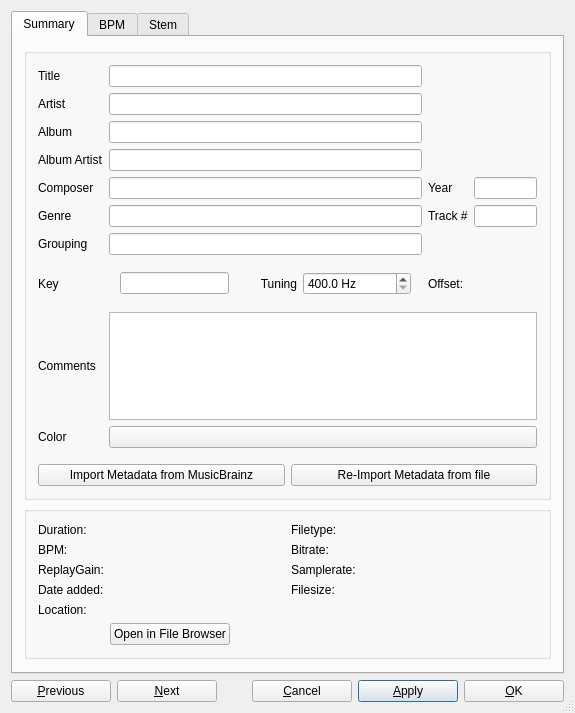
<?xml version="1.0" encoding="UTF-8"?>
<ui version="4.0">
 <class>DlgTrackInfo</class>
 <widget class="QDialog" name="DlgTrackInfo">
  <property name="geometry">
   <rect>
    <x>0</x>
    <y>0</y>
    <width>575</width>
    <height>713</height>
   </rect>
  </property>
  <property name="sizePolicy">
   <sizepolicy hsizetype="Preferred" vsizetype="Preferred">
    <horstretch>0</horstretch>
    <verstretch>0</verstretch>
   </sizepolicy>
  </property>
  <property name="windowTitle">
   <string>Track Editor</string>
  </property>
  <property name="toolTip">
   <string/>
  </property>
  <property name="sizeGripEnabled">
   <bool>true</bool>
  </property>
  <layout class="QVBoxLayout" name="verticalLayout_2">
   <item>
    <widget class="QTabWidget" name="tabWidget">
     <property name="sizePolicy">
      <sizepolicy hsizetype="Preferred" vsizetype="Preferred">
       <horstretch>0</horstretch>
       <verstretch>0</verstretch>
      </sizepolicy>
     </property>
     <property name="minimumSize">
      <size>
       <width>0</width>
       <height>0</height>
      </size>
     </property>
     <property name="currentIndex">
      <number>0</number>
     </property>
     <widget class="QWidget" name="tabSummary">
      <attribute name="title">
       <string>Summary</string>
      </attribute>
      <layout class="QVBoxLayout" name="summary_layout" stretch="1,0,0">
       <item>
        <widget class="QGroupBox" name="metadata_groupBox">
         <layout class="QGridLayout" name="tags_layout" columnstretch="0,10,0,2">
          <item row="0" column="0">
           <widget class="QLabel" name="lblTitle">
            <property name="sizePolicy">
             <sizepolicy hsizetype="Preferred" vsizetype="Preferred">
              <horstretch>0</horstretch>
              <verstretch>0</verstretch>
             </sizepolicy>
            </property>
            <property name="font">
             <font>
              <italic>false</italic>
             </font>
            </property>
            <property name="text">
             <string>Title</string>
            </property>
            <property name="alignment">
             <set>Qt::AlignmentFlag::AlignLeading|Qt::AlignmentFlag::AlignLeft|Qt::AlignmentFlag::AlignVCenter</set>
            </property>
           </widget>
          </item>
          <item row="0" column="1">
           <widget class="QLineEdit" name="txtTitle">
            <property name="sizePolicy">
             <sizepolicy hsizetype="Expanding" vsizetype="Fixed">
              <horstretch>0</horstretch>
              <verstretch>0</verstretch>
             </sizepolicy>
            </property>
            <property name="minimumSize">
             <size>
              <width>0</width>
              <height>0</height>
             </size>
            </property>
           </widget>
          </item>
          <item row="0" column="2" rowspan="3" colspan="2">
           <widget class="QWidget" name="coverWidget" native="true">
            <property name="sizePolicy">
             <sizepolicy hsizetype="Preferred" vsizetype="Preferred">
              <horstretch>0</horstretch>
              <verstretch>0</verstretch>
             </sizepolicy>
            </property>
            <layout class="QHBoxLayout" name="coverLayout">
             <property name="spacing">
              <number>0</number>
             </property>
             <property name="margin">
              <number>0</number>
             </property>
             <property name="sizeConstraint">
              <enum>QLayout::SizeConstraint::SetDefaultConstraint</enum>
             </property>
             <property name="alignment">
              <set>Qt::AlignRight|Qt::AlignVCenter</set>
             </property>
            </layout>
           </widget>
          </item>
          <item row="1" column="0">
           <widget class="QLabel" name="lblArtist">
            <property name="sizePolicy">
             <sizepolicy hsizetype="Preferred" vsizetype="Preferred">
              <horstretch>0</horstretch>
              <verstretch>0</verstretch>
             </sizepolicy>
            </property>
            <property name="text">
             <string>Artist</string>
            </property>
            <property name="alignment">
             <set>Qt::AlignmentFlag::AlignLeading|Qt::AlignmentFlag::AlignLeft|Qt::AlignmentFlag::AlignVCenter</set>
            </property>
           </widget>
          </item>
          <item row="1" column="1">
           <widget class="QLineEdit" name="txtArtist">
            <property name="sizePolicy">
             <sizepolicy hsizetype="Expanding" vsizetype="Fixed">
              <horstretch>0</horstretch>
              <verstretch>0</verstretch>
             </sizepolicy>
            </property>
            <property name="minimumSize">
             <size>
              <width>0</width>
              <height>0</height>
             </size>
            </property>
           </widget>
          </item>
          <item row="2" column="0">
           <widget class="QLabel" name="lblAlbum">
            <property name="sizePolicy">
             <sizepolicy hsizetype="Preferred" vsizetype="Preferred">
              <horstretch>0</horstretch>
              <verstretch>0</verstretch>
             </sizepolicy>
            </property>
            <property name="text">
             <string>Album</string>
            </property>
            <property name="alignment">
             <set>Qt::AlignmentFlag::AlignLeading|Qt::AlignmentFlag::AlignLeft|Qt::AlignmentFlag::AlignVCenter</set>
            </property>
           </widget>
          </item>
          <item row="2" column="1">
           <widget class="QLineEdit" name="txtAlbum">
            <property name="sizePolicy">
             <sizepolicy hsizetype="Expanding" vsizetype="Fixed">
              <horstretch>0</horstretch>
              <verstretch>0</verstretch>
             </sizepolicy>
            </property>
            <property name="minimumSize">
             <size>
              <width>0</width>
              <height>0</height>
             </size>
            </property>
           </widget>
          </item>
          <item row="3" column="0">
           <widget class="QLabel" name="lblAlbumArtist">
            <property name="sizePolicy">
             <sizepolicy hsizetype="Preferred" vsizetype="Preferred">
              <horstretch>0</horstretch>
              <verstretch>0</verstretch>
             </sizepolicy>
            </property>
            <property name="text">
             <string>Album Artist</string>
            </property>
            <property name="alignment">
             <set>Qt::AlignmentFlag::AlignLeading|Qt::AlignmentFlag::AlignLeft|Qt::AlignmentFlag::AlignVCenter</set>
            </property>
           </widget>
          </item>
          <item row="3" column="1">
           <widget class="QLineEdit" name="txtAlbumArtist">
            <property name="sizePolicy">
             <sizepolicy hsizetype="Expanding" vsizetype="Fixed">
              <horstretch>0</horstretch>
              <verstretch>0</verstretch>
             </sizepolicy>
            </property>
            <property name="minimumSize">
             <size>
              <width>0</width>
              <height>0</height>
             </size>
            </property>
           </widget>
          </item>
          <item row="3" column="2" colspan="2">
           <widget class="QWidget" name="verticalWidgetStars" native="true">
            <property name="sizePolicy">
             <sizepolicy hsizetype="Preferred" vsizetype="Preferred">
              <horstretch>0</horstretch>
              <verstretch>0</verstretch>
             </sizepolicy>
            </property>
            <layout class="QHBoxLayout" name="starsLayout">
             <property name="spacing">
              <number>0</number>
             </property>
             <property name="sizeConstraint">
              <enum>QLayout::SizeConstraint::SetDefaultConstraint</enum>
             </property>
            </layout>
           </widget>
          </item>
          <item row="4" column="0">
           <widget class="QLabel" name="lblComposer">
            <property name="text">
             <string>Composer</string>
            </property>
            <property name="alignment">
             <set>Qt::AlignmentFlag::AlignLeading|Qt::AlignmentFlag::AlignLeft|Qt::AlignmentFlag::AlignVCenter</set>
            </property>
           </widget>
          </item>
          <item row="4" column="1">
           <widget class="QLineEdit" name="txtComposer">
            <property name="sizePolicy">
             <sizepolicy hsizetype="Expanding" vsizetype="Fixed">
              <horstretch>0</horstretch>
              <verstretch>0</verstretch>
             </sizepolicy>
            </property>
            <property name="minimumSize">
             <size>
              <width>0</width>
              <height>0</height>
             </size>
            </property>
           </widget>
          </item>
          <item row="4" column="2">
           <widget class="QLabel" name="lblYear">
            <property name="text">
             <string>Year</string>
            </property>
            <property name="alignment">
             <set>Qt::AlignmentFlag::AlignLeading|Qt::AlignmentFlag::AlignLeft|Qt::AlignmentFlag::AlignVCenter</set>
            </property>
           </widget>
          </item>
          <item row="4" column="3">
           <widget class="QLineEdit" name="txtYear">
            <property name="sizePolicy">
             <sizepolicy hsizetype="Expanding" vsizetype="Fixed">
              <horstretch>0</horstretch>
              <verstretch>0</verstretch>
             </sizepolicy>
            </property>
           </widget>
          </item>
          <item row="5" column="0">
           <widget class="QLabel" name="lblGenre">
            <property name="text">
             <string>Genre</string>
            </property>
            <property name="alignment">
             <set>Qt::AlignmentFlag::AlignLeading|Qt::AlignmentFlag::AlignLeft|Qt::AlignmentFlag::AlignVCenter</set>
            </property>
           </widget>
          </item>
          <item row="5" column="1">
           <widget class="QLineEdit" name="txtGenre">
            <property name="sizePolicy">
             <sizepolicy hsizetype="Expanding" vsizetype="Fixed">
              <horstretch>0</horstretch>
              <verstretch>0</verstretch>
             </sizepolicy>
            </property>
            <property name="minimumSize">
             <size>
              <width>0</width>
              <height>0</height>
             </size>
            </property>
           </widget>
          </item>
          <item row="5" column="2">
           <widget class="QLabel" name="lblTrackNumber">
            <property name="text">
             <string>Track #</string>
            </property>
            <property name="alignment">
             <set>Qt::AlignmentFlag::AlignLeading|Qt::AlignmentFlag::AlignLeft|Qt::AlignmentFlag::AlignVCenter</set>
            </property>
           </widget>
          </item>
          <item row="5" column="3">
           <widget class="QLineEdit" name="txtTrackNumber">
            <property name="sizePolicy">
             <sizepolicy hsizetype="Expanding" vsizetype="Fixed">
              <horstretch>0</horstretch>
              <verstretch>0</verstretch>
             </sizepolicy>
            </property>
            <property name="minimumSize">
             <size>
              <width>0</width>
              <height>0</height>
             </size>
            </property>
           </widget>
          </item>
          <item row="6" column="0">
           <widget class="QLabel" name="lblGrouping">
            <property name="text">
             <string>Grouping</string>
            </property>
            <property name="alignment">
             <set>Qt::AlignmentFlag::AlignLeading|Qt::AlignmentFlag::AlignLeft|Qt::AlignmentFlag::AlignVCenter</set>
            </property>
           </widget>
          </item>
          <item row="6" column="1">
           <widget class="QLineEdit" name="txtGrouping">
            <property name="sizePolicy">
             <sizepolicy hsizetype="Expanding" vsizetype="Fixed">
              <horstretch>0</horstretch>
              <verstretch>0</verstretch>
             </sizepolicy>
            </property>
            <property name="minimumSize">
             <size>
              <width>0</width>
              <height>0</height>
             </size>
            </property>
           </widget>
          </item>

          <item row="7" column="0">
           <widget class="QLabel" name="lblKey">
            <property name="text">
             <string>Key</string>
            </property>
            <property name="alignment">
             <set>Qt::AlignmentFlag::AlignLeading|Qt::AlignmentFlag::AlignLeft|Qt::AlignmentFlag::AlignVCenter</set>
            </property>
           </widget>
          </item>
          <item row="7" column="1">
           <widget class="QWidget">
            <layout class="QHBoxLayout" name="key_layout">

             <item>
              <widget class="QLineEdit" name="txtKey">
               <property name="sizePolicy">
                <sizepolicy hsizetype="Preferred" vsizetype="Fixed">
                 <horstretch>1</horstretch>
                 <verstretch>0</verstretch>
                </sizepolicy>
               </property>
              </widget>
             </item>
             <item>
              <spacer name="keyTuningSpacerItem">
               <property name="orientation">
                <enum>Qt::Horizontal</enum>
               </property>
               <property name="sizeType">
                <enum>QSizePolicy::Fixed</enum>
               </property>
               <property name="sizeHint" stdset="0">
                <size>
                 <width>25</width>
                 <height>0</height>
                </size>
               </property>
              </spacer>
             </item>
             <item>
              <widget class="QLabel" name="lblTuning">
               <property name="text">
                <string>Tuning</string>
               </property>
               <property name="alignment">
                <set>Qt::AlignRight|Qt::AlignVCenter</set>
               </property>
              </widget>
             </item>

             <item>
              <widget class="QDoubleSpinBox" name="spinTuning">
               <property name="sizePolicy">
                <sizepolicy hsizetype="Preferred" vsizetype="Fixed">
                 <horstretch>1</horstretch>
                 <verstretch>0</verstretch>
                </sizepolicy>
               </property>
               <property name="toolTip">
                <string>A4 tuning frequency in Hz. Standard tuning is 440 Hz.</string>
               </property>
               <property name="suffix">
                <string> Hz</string>
               </property>
               <property name="decimals">
                <number>1</number>
               </property>
               <property name="minimum">
                <double>400.000000000000000</double>
               </property>
               <property name="maximum">
                <double>480.000000000000000</double>
               </property>
               <property name="singleStep">
                <double>0.100000000000000</double>
               </property>
               <property name="value">
                <double>400.000000000000000</double>
               </property>
               <property name="specialValueText">
                <string/>
               </property>
              </widget>
             </item>

            </layout>
           </widget>
          </item>

          <item row="7" column="2">
           <widget class="QLabel" name="lblTuningCents">
            <property name="text">
             <string>Offset:</string>
            </property>
            <property name="alignment">
             <set>Qt::AlignLeading|Qt::AlignLeft|Qt::AlignVCenter</set>
            </property>
           </widget>
          </item>
          <item row="7" column="3">
           <widget class="QLabel" name="txtTuningCents">
            <property name="font">
             <font>
              <weight>75</weight>
              <bold>true</bold>
             </font>
            </property>
            <property name="text">
             <string/>
            </property>
            <property name="toolTip">
             <string>Offset from A440 standard tuning in cents.</string>
            </property>
           </widget>
          </item>


          <item row="8" column="0">
           <widget class="QLabel" name="lblTrackComment">
            <property name="text">
             <string>Comments</string>
            </property>
            <property name="alignment">
             <set>Qt::AlignmentFlag::AlignLeading|Qt::AlignmentFlag::AlignLeft|Qt::AlignmentFlag::AlignVCenter</set>
            </property>
           </widget>
          </item>
          <item row="8" column="1" colspan="3">
           <widget class="QPlainTextEdit" name="txtComment">
            <property name="tabChangesFocus">
             <bool>true</bool>
            </property>
           </widget>
          </item>

          <item row="9" column="0">
           <widget class="QLabel" name="lblTrackColor">
            <property name="text">
             <string>Color</string>
            </property>
            <property name="alignment">
             <set>Qt::AlignmentFlag::AlignLeading|Qt::AlignmentFlag::AlignLeft|Qt::AlignmentFlag::AlignVCenter</set>
            </property>
           </widget>
          </item>
          <item row="9" column="1" colspan="3">
           <widget class="QPushButton" name="btnColorPicker">
            <property name="sizePolicy">
             <sizepolicy hsizetype="MinimumExpanding" vsizetype="Fixed">
              <horstretch>0</horstretch>
              <verstretch>0</verstretch>
             </sizepolicy>
            </property>
           </widget>
          </item>

          <item row="10" column="0">
           <spacer name="horizontalSpacer_5">
            <property name="orientation">
             <enum>Qt::Orientation::Horizontal</enum>
            </property>
            <property name="sizeHint" stdset="0">
             <size>
              <width>40</width>
              <height>10</height>
             </size>
            </property>
           </spacer>
          </item>

          <item row="11" column="0" colspan="4">
           <layout class="QHBoxLayout" name="metadata_buttons_layout">
            <item>
             <widget class="QPushButton" name="btnImportMetadataFromMusicBrainz">
              <property name="text">
               <string>Import Metadata from MusicBrainz</string>
              </property>
             </widget>
            </item>
            <item>
             <widget class="QPushButton" name="btnImportMetadataFromFile">
              <property name="text">
               <string>Re-Import Metadata from file</string>
              </property>
             </widget>
            </item>
           </layout>
          </item>
         </layout>
        </widget>
       </item>
       <item>
        <widget class="QGroupBox" name="properties_groupBox">
         <property name="sizePolicy">
          <sizepolicy hsizetype="Preferred" vsizetype="Minimum">
           <horstretch>0</horstretch>
           <verstretch>0</verstretch>
          </sizepolicy>
         </property>
         <layout class="QGridLayout" name="properties_layout" rowstretch="0,0,0,0,0,0" columnstretch="0,1,0,1">
          <item row="0" column="0">
           <widget class="QLabel" name="lblDuration">
            <property name="text">
             <string>Duration:</string>
            </property>
           </widget>
          </item>
          <item row="0" column="1">
           <widget class="QLabel" name="txtDuration">
            <property name="font">
             <font>
              <bold>true</bold>
             </font>
            </property>
            <property name="text">
             <string/>
            </property>
            <property name="textInteractionFlags">
             <set>Qt::TextInteractionFlag::LinksAccessibleByMouse|Qt::TextInteractionFlag::TextSelectableByKeyboard|Qt::TextInteractionFlag::TextSelectableByMouse</set>
            </property>
           </widget>
          </item>
          <item row="0" column="2">
           <widget class="QLabel" name="lblType">
            <property name="text">
             <string>Filetype:</string>
            </property>
           </widget>
          </item>
          <item row="0" column="3">
           <widget class="QLabel" name="txtType">
            <property name="font">
             <font>
              <bold>true</bold>
             </font>
            </property>
            <property name="text">
             <string/>
            </property>
            <property name="textInteractionFlags">
             <set>Qt::TextInteractionFlag::LinksAccessibleByMouse|Qt::TextInteractionFlag::TextSelectableByKeyboard|Qt::TextInteractionFlag::TextSelectableByMouse</set>
            </property>
           </widget>
          </item>
          <item row="1" column="0">
           <widget class="QLabel" name="lblBpm">
            <property name="text">
             <string>BPM:</string>
            </property>
           </widget>
          </item>
          <item row="1" column="1">
           <widget class="QLabel" name="txtBpm">
            <property name="font">
             <font>
              <bold>true</bold>
             </font>
            </property>
            <property name="text">
             <string/>
            </property>
            <property name="textInteractionFlags">
             <set>Qt::TextInteractionFlag::LinksAccessibleByMouse|Qt::TextInteractionFlag::TextSelectableByKeyboard|Qt::TextInteractionFlag::TextSelectableByMouse</set>
            </property>
           </widget>
          </item>
          <item row="1" column="2">
           <widget class="QLabel" name="lblBitrate">
            <property name="text">
             <string>Bitrate:</string>
            </property>
           </widget>
          </item>
          <item row="1" column="3">
           <widget class="QLabel" name="txtBitrate">
            <property name="font">
             <font>
              <bold>true</bold>
             </font>
            </property>
            <property name="text">
             <string/>
            </property>
            <property name="textInteractionFlags">
             <set>Qt::TextInteractionFlag::LinksAccessibleByMouse|Qt::TextInteractionFlag::TextSelectableByKeyboard|Qt::TextInteractionFlag::TextSelectableByMouse</set>
            </property>
           </widget>
          </item>
          <item row="2" column="0">
           <widget class="QLabel" name="lblReplayGain">
            <property name="text">
             <string>ReplayGain:</string>
            </property>
           </widget>
          </item>
          <item row="2" column="1">
           <widget class="QLabel" name="txtReplayGain">
            <property name="font">
             <font>
              <bold>true</bold>
             </font>
            </property>
            <property name="text">
             <string/>
            </property>
            <property name="textInteractionFlags">
             <set>Qt::TextInteractionFlag::LinksAccessibleByMouse|Qt::TextInteractionFlag::TextSelectableByKeyboard|Qt::TextInteractionFlag::TextSelectableByMouse</set>
            </property>
           </widget>
          </item>
          <item row="2" column="2">
           <widget class="QLabel" name="lblSamplerate">
            <property name="text">
             <string>Samplerate:</string>
            </property>
           </widget>
          </item>
          <item row="2" column="3">
           <widget class="QLabel" name="txtSamplerate">
            <property name="font">
             <font>
              <bold>true</bold>
             </font>
            </property>
            <property name="text">
             <string/>
            </property>
            <property name="textInteractionFlags">
             <set>Qt::LinksAccessibleByMouse|Qt::TextSelectableByKeyboard|Qt::TextSelectableByMouse</set>
            </property>
           </widget>
          </item>
          <item row="3" column="0">
           <widget class="QLabel" name="lblDateAdded">
            <property name="text">
             <string>Date added:</string>
            </property>
           </widget>
          </item>
          <item row="3" column="1">
           <widget class="QLabel" name="txtDateAdded">
            <property name="font">
             <font>
              <bold>true</bold>
             </font>
            </property>
            <property name="text">
             <string/>
            </property>
            <property name="textInteractionFlags">
             <set>Qt::TextInteractionFlag::LinksAccessibleByMouse|Qt::TextInteractionFlag::TextSelectableByKeyboard|Qt::TextInteractionFlag::TextSelectableByMouse</set>
            </property>
           </widget>
          </item>
          <item row="3" column="2">
           <widget class="QLabel" name="lblFileSize">
            <property name="text">
             <string>Filesize:</string>
            </property>
           </widget>
          </item>
          <item row="3" column="3">
           <widget class="QLabel" name="txtFileSize">
            <property name="font">
             <font>
              <bold>true</bold>
             </font>
            </property>
            <property name="text">
             <string/>
            </property>
            <property name="textInteractionFlags">
             <set>Qt::TextInteractionFlag::LinksAccessibleByMouse|Qt::TextInteractionFlag::TextSelectableByKeyboard|Qt::TextInteractionFlag::TextSelectableByMouse</set>
            </property>
           </widget>
          </item>
          <item row="4" column="0">
           <widget class="QLabel" name="lblLocation">
            <property name="text">
             <string>Location:</string>
            </property>
            <property name="alignment">
             <set>Qt::AlignmentFlag::AlignLeading|Qt::AlignmentFlag::AlignLeft|Qt::AlignmentFlag::AlignTop</set>
            </property>
           </widget>
          </item>
          <item row="4" column="1" colspan="3">
           <widget class="QLabel" name="txtLocation">
            <property name="text">
             <string/>
            </property>
            <property name="wordWrap">
             <bool>true</bool>
            </property>
            <property name="textInteractionFlags">
             <set>Qt::TextInteractionFlag::LinksAccessibleByMouse|Qt::TextInteractionFlag::TextSelectableByKeyboard|Qt::TextInteractionFlag::TextSelectableByMouse</set>
            </property>
           </widget>
          </item>
          <item row="5" column="1" colspan="3">
           <layout class="QHBoxLayout" name="openFileBrowser_layout">
            <item>
             <widget class="QPushButton" name="btnOpenFileBrowser">
              <property name="text">
               <string>Open in File Browser</string>
              </property>
             </widget>
            </item>
            <item>
             <spacer name="horizontalSpacer_6">
              <property name="orientation">
               <enum>Qt::Orientation::Horizontal</enum>
              </property>
              <property name="sizeHint" stdset="0">
               <size>
                <width>40</width>
                <height>10</height>
               </size>
              </property>
             </spacer>
            </item>
           </layout>
          </item>
         </layout>
        </widget>
       </item>
       <item>
        <spacer name="verticalSpacer_2">
         <property name="orientation">
          <enum>Qt::Orientation::Vertical</enum>
         </property>
         <property name="sizeType">
          <enum>QSizePolicy::Policy::MinimumExpanding</enum>
         </property>
         <property name="sizeHint" stdset="0">
          <size>
           <width>20</width>
           <height>2</height>
          </size>
         </property>
        </spacer>
       </item>
      </layout>
     </widget>
     <widget class="QWidget" name="tabBPM">
      <attribute name="title">
       <string>BPM</string>
      </attribute>
      <layout class="QVBoxLayout" name="verticalLayout_4">
       <item>
        <widget class="QPushButton" name="bpmLock">
         <property name="toolTip">
          <string>Lock or unlock the BPM and beatgrid for this track.</string>
         </property>
        </widget>
       </item>
       <item>
        <layout class="QHBoxLayout" name="horizontalLayout_4">
         <item>
          <layout class="QGridLayout" name="gridLayout">
           <item row="0" column="0">
            <widget class="QLabel" name="labelBpm">
             <property name="text">
              <string>Track BPM: </string>
             </property>
            </widget>
           </item>
           <item row="0" column="1">
            <widget class="QDoubleSpinBox" name="spinBpm">
             <property name="toolTip">
              <string>Displays the BPM of the selected track.</string>
             </property>
             <property name="decimals">
              <number>8</number>
             </property>
             <property name="maximum">
              <double>500.000000000000000</double>
             </property>
             <property name="singleStep">
              <double>1.000000000000000</double>
             </property>
            </widget>
           </item>
           <item row="1" column="1" colspan="2">
            <widget class="QCheckBox" name="bpmConst">
             <property name="toolTip">
              <string>Converts beats detected by the analyzer into a fixed-tempo beatgrid.
Use this setting if your tracks have a constant tempo (e.g. most electronic music).
Often results in higher quality beatgrids, but will not do well on tracks that have tempo shifts.</string>
             </property>
             <property name="text">
              <string>Assume constant tempo</string>
             </property>
            </widget>
           </item>
           <item row="2" column="0" colspan="3">
            <widget class="QLabel" name="labelScaleBpm">
             <property name="text">
              <string>Scale BPM:</string>
             </property>
             <property name="alignment">
              <set>Qt::AlignLeading|Qt::AlignLeft|Qt::AlignVCenter</set>
             </property>
            </widget>
           </item>
           <item row="3" column="0">
            <widget class="QPushButton" name="bpmHalve">
             <property name="toolTip">
              <string>Sets the BPM to 50% of the current value.</string>
             </property>
             <property name="text">
              <string>Halve BPM</string>
             </property>
            </widget>
           </item>
           <item row="3" column="1">
            <widget class="QPushButton" name="bpmDouble">
             <property name="toolTip">
              <string>Sets the BPM to 200% of the current value.</string>
             </property>
             <property name="text">
              <string>Double BPM</string>
             </property>
            </widget>
           </item>
           <item row="4" column="0">
            <widget class="QPushButton" name="bpmTwoThirds">
             <property name="toolTip">
              <string>Sets the BPM to 66% of the current value.</string>
             </property>
             <property name="text">
              <string>2/3 BPM</string>
             </property>
            </widget>
           </item>
           <item row="4" column="1">
            <widget class="QPushButton" name="bpmThreeHalves">
             <property name="toolTip">
              <string>Sets the BPM to 150% of the current value.</string>
             </property>
             <property name="text">
              <string>3/2 BPM</string>
             </property>
            </widget>
           </item>
           <item row="5" column="0">
            <widget class="QPushButton" name="bpmThreeFourths">
             <property name="toolTip">
              <string>Sets the BPM to 75% of the current value.</string>
             </property>
             <property name="text">
              <string>3/4 BPM</string>
             </property>
            </widget>
           </item>
           <item row="5" column="1">
            <widget class="QPushButton" name="bpmFourThirds">
             <property name="toolTip">
              <string>Sets the BPM to 133% of the current value.</string>
             </property>
             <property name="text">
              <string>4/3 BPM</string>
             </property>
            </widget>
           </item>
           <item row="6" column="0">
            <widget class="QPushButton" name="bpmFourFifths">
             <property name="toolTip">
              <string>Sets the BPM to 80% of the current value.</string>
             </property>
             <property name="text">
              <string>4/5 BPM</string>
             </property>
            </widget>
           </item>
           <item row="6" column="1">
            <widget class="QPushButton" name="bpmFiveFourths">
             <property name="toolTip">
              <string>Sets the BPM to 125% of the current value.</string>
             </property>
             <property name="text">
              <string>5/4 BPM</string>
             </property>
            </widget>
           </item>
           <item row="3" column="2" rowspan="4">
            <widget class="QPushButton" name="bpmTap">
             <property name="sizePolicy">
              <sizepolicy hsizetype="Preferred" vsizetype="Preferred">
               <horstretch>0</horstretch>
               <verstretch>0</verstretch>
              </sizepolicy>
             </property>
             <property name="toolTip">
              <string>Tap with the beat to set the BPM to the speed you are tapping.</string>
             </property>
             <property name="text">
              <string>Tap to Beat</string>
             </property>
            </widget>
           </item>
          </layout>
         </item>
        </layout>
       </item>
       <item>
        <widget class="Line" name="line">
         <property name="orientation">
          <enum>Qt::Orientation::Horizontal</enum>
         </property>
        </widget>
       </item>
       <item>
        <widget class="QPushButton" name="bpmClear">
         <property name="text">
          <string>Clear BPM and Beatgrid</string>
         </property>
        </widget>
       </item>
       <item>
        <widget class="QLabel" name="label">
         <property name="text">
          <string>Hint: Use the Library Analyze view to run BPM detection.</string>
         </property>
        </widget>
       </item>
       <item>
        <spacer name="verticalSpacer">
         <property name="orientation">
          <enum>Qt::Orientation::Vertical</enum>
         </property>
         <property name="sizeHint" stdset="0">
          <size>
           <width>0</width>
           <height>200</height>
          </size>
         </property>
        </spacer>
       </item>
      </layout>
     </widget>
     <widget class="QWidget" name="tabStem">
      <attribute name="title">
       <string>Stem</string>
      </attribute>
      <layout class="QVBoxLayout" name="verticalLayout">
       <item>
        <widget class="QGroupBox" name="properties_groupBox_2">
         <property name="sizePolicy">
          <sizepolicy hsizetype="Preferred" vsizetype="Minimum">
           <horstretch>0</horstretch>
           <verstretch>0</verstretch>
          </sizepolicy>
         </property>
         <layout class="QGridLayout" name="gridLayout_2" columnstretch="0,2">
          <item row="0" column="0">
           <widget class="QPushButton" name="btnFirstStemColorPicker">
            <property name="sizePolicy">
             <sizepolicy hsizetype="MinimumExpanding" vsizetype="MinimumExpanding">
              <horstretch>0</horstretch>
              <verstretch>0</verstretch>
             </sizepolicy>
            </property>
           </widget>
          </item>
          <item row="0" column="1">
           <widget class="QLineEdit" name="txtFirstStemTitle">
            <property name="sizePolicy">
             <sizepolicy hsizetype="Expanding" vsizetype="Fixed">
              <horstretch>0</horstretch>
              <verstretch>0</verstretch>
             </sizepolicy>
            </property>
            <property name="minimumSize">
             <size>
              <width>0</width>
              <height>0</height>
             </size>
            </property>
           </widget>
          </item>
          <item row="1" column="0" rowspan="2">
           <widget class="QPushButton" name="btnSecondStemColorPicker">
            <property name="sizePolicy">
             <sizepolicy hsizetype="MinimumExpanding" vsizetype="MinimumExpanding">
              <horstretch>0</horstretch>
              <verstretch>0</verstretch>
             </sizepolicy>
            </property>
           </widget>
          </item>
          <item row="1" column="1">
           <widget class="QLineEdit" name="txtSecondStemTitle">
            <property name="sizePolicy">
             <sizepolicy hsizetype="Expanding" vsizetype="Fixed">
              <horstretch>0</horstretch>
              <verstretch>0</verstretch>
             </sizepolicy>
            </property>
            <property name="minimumSize">
             <size>
              <width>0</width>
              <height>0</height>
             </size>
            </property>
           </widget>
          </item>
          <item row="2" column="1" rowspan="2">
           <widget class="QLineEdit" name="txtThirdStemTitle">
            <property name="sizePolicy">
             <sizepolicy hsizetype="Expanding" vsizetype="Fixed">
              <horstretch>0</horstretch>
              <verstretch>0</verstretch>
             </sizepolicy>
            </property>
            <property name="minimumSize">
             <size>
              <width>0</width>
              <height>0</height>
             </size>
            </property>
           </widget>
          </item>
          <item row="3" column="0">
           <widget class="QPushButton" name="btnThirdStemColorPicker">
            <property name="sizePolicy">
             <sizepolicy hsizetype="MinimumExpanding" vsizetype="MinimumExpanding">
              <horstretch>0</horstretch>
              <verstretch>0</verstretch>
             </sizepolicy>
            </property>
           </widget>
          </item>
          <item row="4" column="0">
           <widget class="QPushButton" name="btnFourthStemColorPicker">
            <property name="sizePolicy">
             <sizepolicy hsizetype="MinimumExpanding" vsizetype="MinimumExpanding">
              <horstretch>0</horstretch>
              <verstretch>0</verstretch>
             </sizepolicy>
            </property>
           </widget>
          </item>
          <item row="4" column="1">
           <widget class="QLineEdit" name="txtFourthStemTitle">
            <property name="sizePolicy">
             <sizepolicy hsizetype="Expanding" vsizetype="Fixed">
              <horstretch>0</horstretch>
              <verstretch>0</verstretch>
             </sizepolicy>
            </property>
            <property name="minimumSize">
             <size>
              <width>0</width>
              <height>0</height>
             </size>
            </property>
           </widget>
          </item>
         </layout>
        </widget>
       </item>
       <item>
        <spacer name="verticalSpacer_3">
         <property name="orientation">
          <enum>Qt::Orientation::Vertical</enum>
         </property>
         <property name="sizeHint" stdset="0">
          <size>
           <width>17</width>
           <height>428</height>
          </size>
         </property>
        </spacer>
       </item>
      </layout>
     </widget>
    </widget>
   </item>
   <item>
    <layout class="QHBoxLayout" name="buttonLayout">
     <item>
      <widget class="QPushButton" name="btnPrev">
       <property name="minimumSize">
        <size>
         <width>100</width>
         <height>0</height>
        </size>
       </property>
       <property name="maximumSize">
        <size>
         <width>95</width>
         <height>16777215</height>
        </size>
       </property>
       <property name="toolTip">
        <string extracomment="&quot;Previous&quot; button">Move to the previous item.</string>
       </property>
       <property name="text">
        <string>&amp;Previous</string>
       </property>
      </widget>
     </item>
     <item>
      <widget class="QPushButton" name="btnNext">
       <property name="minimumSize">
        <size>
         <width>100</width>
         <height>0</height>
        </size>
       </property>
       <property name="toolTip">
        <string extracomment="&quot;Next&quot; button">Move to the next item.</string>
       </property>
       <property name="text">
        <string>&amp;Next</string>
       </property>
      </widget>
     </item>
     <item>
      <spacer name="horizontalSpacer">
       <property name="orientation">
        <enum>Qt::Orientation::Horizontal</enum>
       </property>
       <property name="sizeHint" stdset="0">
        <size>
         <width>40</width>
         <height>20</height>
        </size>
       </property>
      </spacer>
     </item>
     <item>
      <widget class="QPushButton" name="btnCancel">
       <property name="minimumSize">
        <size>
         <width>100</width>
         <height>0</height>
        </size>
       </property>
       <property name="toolTip">
        <string extracomment="&quot;Cancel&quot; button">Discard changes and close the window.</string>
       </property>
       <property name="text">
        <string>&amp;Cancel</string>
       </property>
       <property name="default">
        <bool>false</bool>
       </property>
      </widget>
     </item>
     <item>
      <widget class="QPushButton" name="btnApply">
       <property name="minimumSize">
        <size>
         <width>100</width>
         <height>0</height>
        </size>
       </property>
       <property name="toolTip">
        <string extracomment="&quot;Apply&quot; button">Save changes and keep the window open.</string>
       </property>
       <property name="text">
        <string>&amp;Apply</string>
       </property>
       <property name="default">
        <bool>true</bool>
       </property>
      </widget>
     </item>
     <item>
      <widget class="QPushButton" name="btnOK">
       <property name="minimumSize">
        <size>
         <width>100</width>
         <height>0</height>
        </size>
       </property>
       <property name="toolTip">
        <string extracomment="&quot;OK&quot; button">Save changes and close the window.</string>
       </property>
       <property name="text">
        <string>&amp;OK</string>
       </property>
       <property name="default">
        <bool>false</bool>
       </property>
      </widget>
     </item>
    </layout>
   </item>
  </layout>
 </widget>
 <layoutdefault spacing="6" margin="11"/>
 <tabstops>
  <tabstop>tabWidget</tabstop>
  <tabstop>txtTitle</tabstop>
  <tabstop>txtArtist</tabstop>
  <tabstop>txtAlbum</tabstop>
  <tabstop>txtAlbumArtist</tabstop>
  <tabstop>txtComposer</tabstop>
  <tabstop>txtYear</tabstop>
  <tabstop>txtGenre</tabstop>
  <tabstop>txtTrackNumber</tabstop>
  <tabstop>txtGrouping</tabstop>
  <tabstop>txtKey</tabstop>
  <tabstop>spinTuning</tabstop>
  <tabstop>txtComment</tabstop>
  <tabstop>btnColorPicker</tabstop>
  <tabstop>btnImportMetadataFromMusicBrainz</tabstop>
  <tabstop>btnImportMetadataFromFile</tabstop>
  <tabstop>btnOpenFileBrowser</tabstop>
  <tabstop>spinBpm</tabstop>
  <tabstop>bpmConst</tabstop>
  <tabstop>bpmTap</tabstop>
  <tabstop>bpmHalve</tabstop>
  <tabstop>bpmDouble</tabstop>
  <tabstop>bpmTwoThirds</tabstop>
  <tabstop>bpmThreeHalves</tabstop>
  <tabstop>bpmThreeFourths</tabstop>
  <tabstop>bpmFourThirds</tabstop>
  <tabstop>bpmFourFifths</tabstop>
  <tabstop>bpmFiveFourths</tabstop>
  <tabstop>bpmClear</tabstop>
  <tabstop>btnFirstStemColorPicker</tabstop>
  <tabstop>btnSecondStemColorPicker</tabstop>
  <tabstop>btnThirdStemColorPicker</tabstop>
  <tabstop>btnFourthStemColorPicker</tabstop>
  <tabstop>txtFirstStemTitle</tabstop>
  <tabstop>txtSecondStemTitle</tabstop>
  <tabstop>txtThirdStemTitle</tabstop>
  <tabstop>txtFourthStemTitle</tabstop>
  <tabstop>btnPrev</tabstop>
  <tabstop>btnNext</tabstop>
  <tabstop>btnCancel</tabstop>
  <tabstop>btnApply</tabstop>
  <tabstop>btnOK</tabstop>
 </tabstops>
 <resources/>
 <connections/>
</ui>
